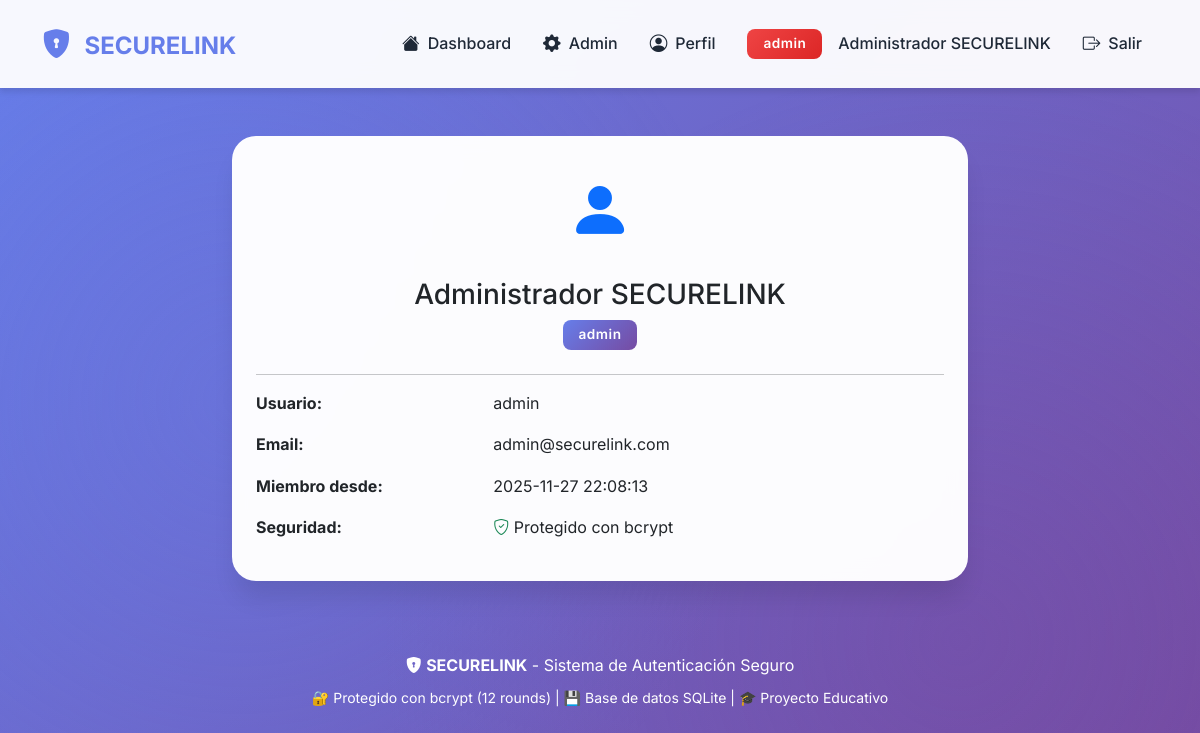
The app's page /perfil (signed in) with its own data.
### tables this page shows
CREATE TABLE usuarios (
            id INTEGER PRIMARY KEY AUTOINCREMENT,
            username TEXT UNIQUE NOT NULL,
            password_hash TEXT NOT NULL,
            rol TEXT NOT NULL,
            nombre_completo TEXT,
            email TEXT,
            fecha_creacion TIMESTAMP DEFAULT CURRENT_TIMESTAMP
        , activo INTEGER DEFAULT 1, ultimo_acceso TEXT);

### auth/app.py (the view)
@app.route('/perfil')
@login_required
def perfil():
    conn = get_db_connection()
    user = conn.execute(
        'SELECT * FROM usuarios WHERE id = ?',
        (session['user_id'],)
    ).fetchone()
    conn.close()
    if not user:
        flash('❌ Usuario no encontrado', 'danger')
        return redirect(url_for('logout'))
    return render_template('perfil.html', user=user)

### auth/app.py (called while the page is built)
def get_db_connection():
    conn = sqlite3.connect(DATABASE)
    conn.row_factory = sqlite3.Row
    return conn

def login_required(f):
    @wraps(f)
    def decorated_function(*args, **kwargs):
        if 'user_id' not in session:
            flash('⚠️ Debes iniciar sesión para acceder a esta página', 'warning')
            return redirect(url_for('login'))
        return f(*args, **kwargs)
    return decorated_function

### auth/templates/perfil.html
{% extends "base.html" %}
{% block content %}
<div class="row justify-content-center">
    <div class="col-md-8">
        <div class="card">
            <div class="card-body p-4">
                <div class="text-center mb-4">
                    <i class="bi bi-person-fill text-primary" style="font-size: 4rem;"></i>
                    <h3 class="mt-3">{{ user.nombre_completo }}</h3>
                    <span class="badge bg-primary">{{ user.rol }}</span>
                </div>
                <hr>
                <div class="row mb-3">
                    <div class="col-md-4"><strong>Usuario:</strong></div>
                    <div class="col-md-8">{{ user.username }}</div>
                </div>
                <div class="row mb-3">
                    <div class="col-md-4"><strong>Email:</strong></div>
                    <div class="col-md-8">{{ user.email }}</div>
                </div>
                <div class="row mb-3">
                    <div class="col-md-4"><strong>Miembro desde:</strong></div>
                    <div class="col-md-8">{{ user.fecha_creacion }}</div>
                </div>
                <div class="row mb-3">
                    <div class="col-md-4"><strong>Seguridad:</strong></div>
                    <div class="col-md-8">
                        <i class="bi bi-shield-check text-success"></i> Protegido con bcrypt
                    </div>
                </div>
            </div>
        </div>
    </div>
</div>
{% endblock %}

### auth/templates/base.html (shortened to what this page needs)
<!DOCTYPE html>
<html lang="es">
<head>
    <link href="https://cdn.jsdelivr.net/npm/bootstrap@5.3.0/dist/css/bootstrap.min.css" rel="stylesheet">
    <link rel="stylesheet" href="https://cdn.jsdelivr.net/npm/bootstrap-icons@1.11.0/font/bootstrap-icons.css">
    <link rel="stylesheet" href="{{ url_for('static', filename='css/custom.css') }}">
</head>
<body class="fade-in">
    {% if session.user_id %}
    <nav class="navbar navbar-expand-lg navbar-light sticky-top">
        <div class="container">
            <a class="navbar-brand" href="{{ url_for('dashboard') }}">
                <i class="bi bi-shield-lock-fill"></i>
                SECURELINK
            </a>
            <div class="collapse navbar-collapse" id="navbarNav">
                <ul class="navbar-nav ms-auto align-items-center">
                    <li class="nav-item">
                        <a class="nav-link" href="{{ url_for('dashboard') }}">
                            <i class="bi bi-house-fill"></i>
                            Dashboard
                        </a>
                    </li>
                    {% if session.rol == 'admin' %}
                    <li class="nav-item">
                        <a class="nav-link" href="{{ url_for('admin_panel') }}">
                            <i class="bi bi-gear-fill"></i>
                            Admin
                        </a>
                    </li>
                    {% endif %}
                    <li class="nav-item">
                        <a class="nav-link" href="{{ url_for('perfil') }}">
                            <i class="bi bi-person-circle"></i>
                            Perfil
                        </a>
                    </li>
                    <li class="nav-item">
                        <span class="nav-link">
                            {% if session.rol == 'admin' %}
                                <span class="badge bg-danger">{{ session.rol }}</span>
                            {% elif session.rol == 'usuario' %}
                                <span class="badge bg-primary">{{ session.rol }}</span>
                            {% else %}
                                <span class="badge bg-secondary">{{ session.rol }}</span>
                            {% endif %}
                            <span class="ms-2">{{ session.nombre }}</span>
                        </span>
                    </li>
                    <li class="nav-item">
                        <a class="nav-link text-danger" href="{{ url_for('logout') }}">
                            <i class="bi bi-box-arrow-right"></i>
                            Salir
                        </a>
                    </li>
                </ul>
            </div>
        </div>
    </nav>
    {% endif %}
    <main class="container my-5">
        {% block content %}{% endblock %}
    </main>
    {% if session.user_id %}
    <footer class="mt-5 py-4 text-center text-white">
        <div class="container">
            <p class="mb-2">
                <i class="bi bi-shield-lock-fill"></i>
                <strong>SECURELINK</strong> - Sistema de Autenticación Seguro
            </p>
            <p class="mb-0 small">
                🔐 Protegido con bcrypt (12 rounds) |
                💾 Base de datos SQLite |
                🎓 Proyecto Educativo
            </p>
        </div>
    </footer>
    {% endif %}
</body>
</html>

### auth/static/css/custom.css (style rules this page uses)
:root { --primary-color: #667eea; --primary-dark: #5568d3; --secondary-color: #764ba2; --success-color: #10b981; --danger-color: #ef4444; --warning-color: #f59e0b; --info-color: #3b82f6; --text-dark: #1f2937; --text-light: #6b7280; --bg-light: #f9fafb; --shadow-sm: 0 1px 2px 0 rgba(0, 0, 0, 0.05); --shadow-md: 0 4px 6px -1px rgba(0, 0, 0, 0.1); --shadow-lg: 0 10px 15px -3px rgba(0, 0, 0, 0.1); --shadow-xl: 0 20px 25px -5px rgba(0, 0, 0, 0.1); --border-radius: 0.5rem; --border-radius-lg: 1rem; --border-radius-xl: 1.5rem; --transition: all 0.3s ease; }
* { margin: 0; padding: 0; box-sizing: border-box; }
body { font-family: 'Inter', -apple-system, BlinkMacSystemFont, 'Segoe UI', Roboto, sans-serif; min-height: 100vh; background: linear-gradient(135deg, var(--primary-color) 0%, var(--secondary-color) 100%); background-attachment: fixed; color: var(--text-dark); line-height: 1.6; }
body::before { content: ''; position: fixed; top: 0; left: 0; width: 100%; height: 100%; background: radial-gradient(circle at 20% 50%, rgba(102, 126, 234, 0.3) 0%, transparent 50%), radial-gradient(circle at 80% 80%, rgba(118, 75, 162, 0.3) 0%, transparent 50%); pointer-events: none; z-index: -1; }
.navbar { background: rgba(255, 255, 255, 0.95) !important; backdrop-filter: blur(10px); -webkit-backdrop-filter: blur(10px); box-shadow: 0 4px 6px rgba(0, 0, 0, 0.1); padding: 1rem 0; transition: var(--transition); }
.navbar-brand { font-size: 1.5rem; font-weight: 700; color: var(--primary-color) !important; transition: var(--transition); }
.navbar-brand i { font-size: 1.8rem; margin-right: 0.5rem; animation: pulse 2s ease-in-out infinite; }
.nav-link { color: var(--text-dark) !important; font-weight: 500; padding: 0.5rem 1rem !important; border-radius: var(--border-radius); transition: var(--transition); display: flex; align-items: center; gap: 0.5rem; }
.nav-link i { font-size: 1.1rem; }
.card { border: none; border-radius: var(--border-radius-xl); box-shadow: var(--shadow-xl); backdrop-filter: blur(10px); background: rgba(255, 255, 255, 0.98); transition: var(--transition); overflow: hidden; }
.card-body { padding: 2rem; }
.badge { padding: 0.5rem 1rem; border-radius: var(--border-radius); font-weight: 600; font-size: 0.85rem; letter-spacing: 0.5px; }
.badge.bg-primary { background: linear-gradient(135deg, var(--primary-color), var(--secondary-color)) !important; }
.badge.bg-danger { background: linear-gradient(135deg, #ef4444, #dc2626) !important; }
.fade-in { animation: fadeIn 0.5s ease; }

### records on screen
usuarios: nombre "Administrador SECURELINK", nombre_completo "Administrador SECURELINK", rol "admin", username "admin", email "admin@securelink.com", fecha_creacion "2025-11-27 22:08:13"

### other values on screen
{{ session.rol }} "admin"
